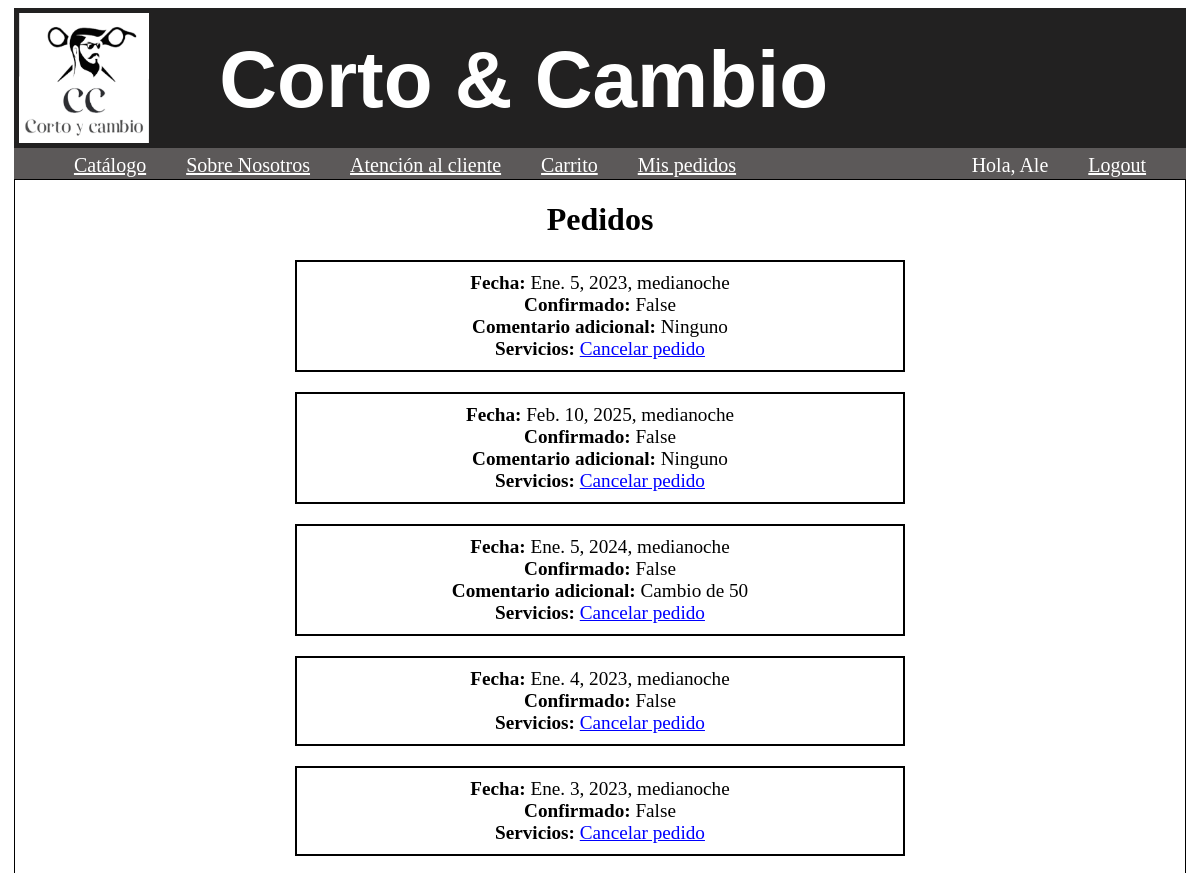
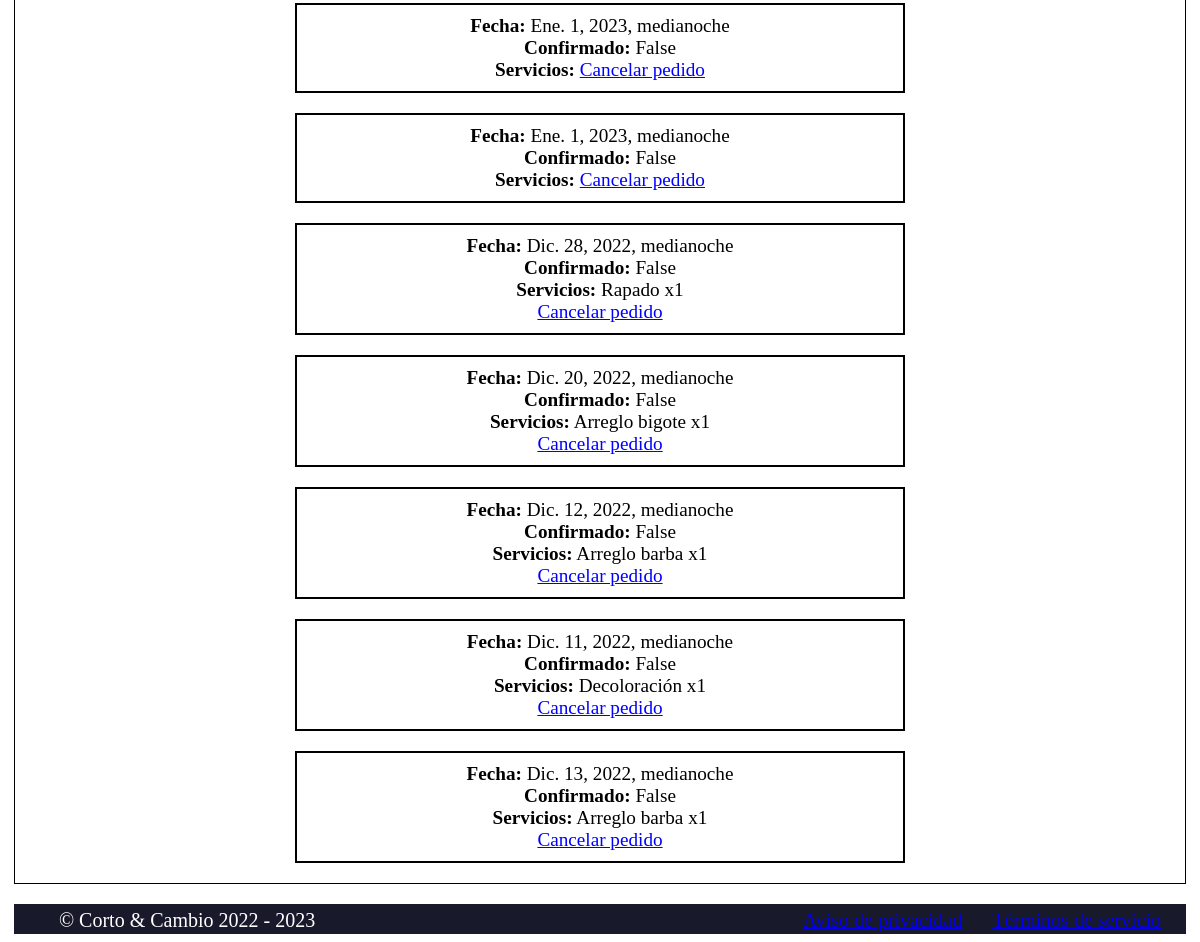
The page /shop/orders/my_orders (signed in) on the database its author committed (2 pictures, top to bottom).
### orders/models.py (models this page shows, shortened)
class Order(models.Model):
    first_name = models.CharField(max_length=50)
    email = models.EmailField()
    created = models.DateTimeField(auto_now_add=True)
    updated = models.DateTimeField(auto_now=True)
    book_date = models.DateTimeField(validators=[MinValueValidator(timezone.now)], null=False)
    confirmed = models.BooleanField(default=False)
    paid = models.BooleanField(default=False)
    comment = models.CharField(max_length=250, default="Ninguno")
    class Meta:
        ordering = ('-created',)

class OrderItem(models.Model):
    order = models.ForeignKey(Order,
            related_name='items',
            on_delete=models.CASCADE)
    product = models.ForeignKey(Product,
            related_name='order_items',
            on_delete=models.CASCADE)
    price = models.DecimalField(max_digits=10, decimal_places=2)
    quantity = models.PositiveIntegerField(default=1)

### shop/models.py (models this page shows, shortened)
class Product(models.Model):
    category = models.ForeignKey(Category,
                                 related_name='products',
                                 on_delete=models.CASCADE)
    name = models.CharField(max_length=200, db_index=True)
    slug = models.SlugField(max_length=200, db_index=True)
    description = models.TextField(blank=True)
    image = models.ImageField(upload_to='products/%Y/%m/%d', blank=True)
    price = models.DecimalField(max_digits=4, decimal_places=2)
    available = models.BooleanField(default=True)
    created = models.DateTimeField(auto_now_add=True)
    updated = models.DateTimeField(auto_now=True)
    class Meta:
        ordering = ('name',)
        index_together = (('id', 'slug'),)

### orders/views.py (the view)
# urls.py: path('my_orders', views.my_orders, name='my_orders'),
@login_required
def my_orders(request):
    orderItems = OrderItem.objects.all()
    orders = Order.objects.all()
    lista = []
    u = request.user
    for o in orders:
        if o.first_name == u.first_name and o.email == u.email:
            lista.append(o)
    return render(request, 'my_orders.html', {'orderItems': orderItems, 'orders': lista})

### orders/templates/my_orders.html
{% extends 'shop/layout.html' %} {% load static %} {% block content %}
<div id="pedidos">
<h1>Pedidos</h1>
{% for order in orders %}
<div id="pedido">
    <span><b>Fecha:</b> {{order.book_date}}</span>
    <br>
    <span><b>Confirmado:</b> {{order.confirmed}}</span>
    <br>
    {% if order.comment != "" %}
    <span><b>Comentario adicional:</b> {{order.comment}}</span>
    <br>
    {% endif %}
    <span><b>Servicios:</b>
        {% for i in orderItems %}
            {% if i.order == order %}
                {{i.product.name}} x{{i.quantity}}<br>
            {% endif %}
        {% endfor %}
    </span>
    <a id="enlace" href="cancel_order/{{order.id}}">Cancelar pedido</a>
</div>
{% endfor %}
</div>
{% endblock %}

### shop/templates/shop/layout.html (shortened to what this page needs)
{% load static %}
<!DOCTYPE html>
<html lang="esp">
  <head>
    <link rel="stylesheet" type="text/css" href="{% static 'style.css' %}/">
</head>
<body>
  <div id="container">
  <header>
      <a href="{% url 'shop:inicio' %}">
        <image src="{% static 'CortoYCambio.png' %}" alt="logo" id="logo">
      </a>
      <h1 id="titulo">Corto & Cambio</h1>
  </header>
    <nav>
      <ul>
        <div id="botones_funcion">
          <li><a id="textoMenu" href="{% url 'shop:product_list' %}">Catálogo</a></li>
          <li><a id="textoMenu" href="{% url 'shop:sobre_nosotros' %}">Sobre Nosotros</a></li>
          <li><a id="textoMenu" href="{% url 'shop:atencion_cliente' %}">Atención al cliente</a></li>
          <li><a id="textoMenu" href="{% url 'cart:cart_detail' %}">Carrito</a></li>
          <li><a id="textoMenu" href="{% url 'orders:my_orders' %}">Mis pedidos</a></li>
        </div>
        <div id="botones_sesion">
            {% if request.user.is_authenticated %}
              <li>Hola, {{ request.user.first_name }}</li>
              <li><a href="{% url "logout" %}">Logout</a></li>
            {% else %}
              <li><a href="{% url 'register' %}">Registrarse</a></li>
              <li><a href="{% url 'login' %}">Iniciar sesión</a></li>
            {% endif %}
        </div>
          </ul>
    </nav>
      <div id="content">
        {% block content %}
        {% endblock content %}
      </div>
    </body>
    <footer>
        <ul>
          <li>&copy; Corto & Cambio 2022 - 2023</li>
          <li id="terminos"><a target="blank" href="{% static 'terminos_de_servicio.pdf' %}">Términos de servicio</a></li>
          <li id="terminos"><a target="blank" href="{% static 'aviso_de_privacidad.pdf' %}">Aviso de privacidad</a></li>
        </ul>
    </footer>
</html>

### shop/static/style.css (style rules this page uses)
body { background-color: white; }
#container { width: 99%; margin: auto; }
header { background-color: rgb(34, 33, 33); color: white; height: 140px; display: flex; }
#logo { width: 130px; height: 130px; padding-top: 5px; padding-left: 5px; }
#titulo { margin-left: 6%; font-size: 80px; line-height: 35px; font-family: Arial, Helvetica, sans-serif; }
nav { background-color: rgb(92, 89, 89); height: 30px; font-size: 20px; padding-top: 1px; }
nav ul li { color: white; float: left; list-style: none; margin-left: 20px; margin-right: 20px; margin-top: -15px; }
nav #botones_funcion { float: left; }
nav #botones_sesion { float: right; margin-right: 20px; }
nav a:link, a:visited { color: white; }
#content { min-height: 365px; background-color: white; border: 1px solid black; }
footer { background-color: rgb(25, 25, 44); color: white; font-size: 20px; height: 30px; }
footer ul li { float: left; list-style: none; padding: 5px; }
#terminos { float: right; margin-right: 20px; }
#enlace { color: blue; }
#pedidos { text-align: center; }
#login, #register, #reserva, #pedido { border: 2px solid black; margin: auto; margin-top: 20px; margin-bottom: 20px; max-width: 50%; padding: 10px; font-size: larger; }

### rows shown on the page
Order: book_date "Ene. 5, 2023, medianoche", confirmed "False", comment "Ninguno"
Order: book_date "Feb. 10, 2025, medianoche", confirmed "False", comment "Ninguno"
Order: book_date "Ene. 5, 2024, medianoche", confirmed "False", comment "Cambio de 50"
Order: book_date "Ene. 4, 2023, medianoche", confirmed "False"
Order: book_date "Ene. 3, 2023, medianoche", confirmed "False"
Order: book_date "Ene. 1, 2023, medianoche", confirmed "False"
Order: book_date "Ene. 1, 2023, medianoche", confirmed "False"
Order: book_date "Dic. 28, 2022, medianoche", confirmed "False"
OrderItem: product.name "Rapado", quantity "1"
Order: book_date "Dic. 20, 2022, medianoche", confirmed "False"
OrderItem: product.name "Arreglo bigote", quantity "1"
Order: book_date "Dic. 12, 2022, medianoche", confirmed "False"
OrderItem: product.name "Arreglo barba", quantity "1"
Order: book_date "Dic. 11, 2022, medianoche", confirmed "False"
OrderItem: product.name "Decoloración", quantity "1"
Order: book_date "Dic. 13, 2022, medianoche", confirmed "False"
OrderItem: product.name "Arreglo barba", quantity "1"

### other values the page prints
{{ request.user.first_name }} "Ale"
